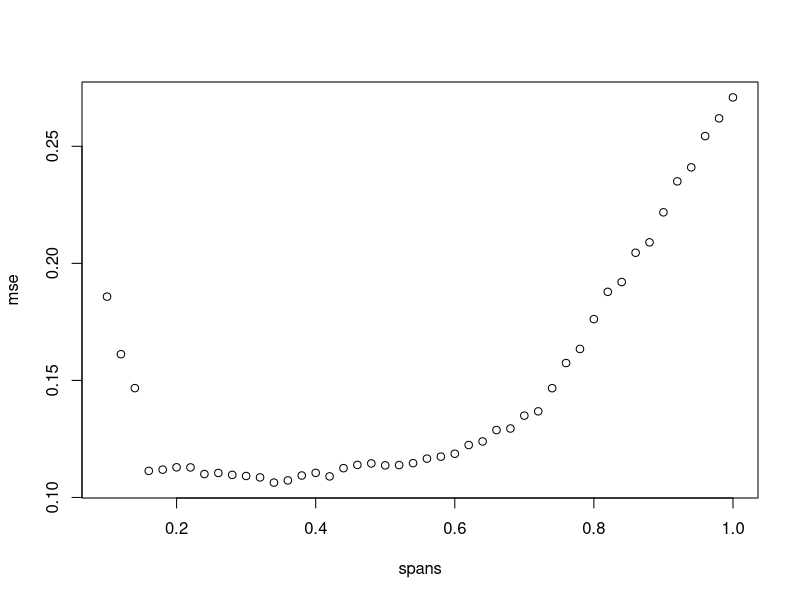

R code for this plot: (Note: this script raises an error after producing the figure.)
## ---- chunk 1
knitr::opts_chunk$set(error=TRUE,        # Keep compiling upon error
                      collapse=TRUE,     # collapse by default
                      echo=TRUE,         # echo code by default
                      comment = "#>",    # change comment character
                      fig.width = 10,     # set figure width
                      out.width = "100%", # set width of displayed images
                      warning=TRUE,      # show R warnings
                      message=FALSE)     # show R messages
## ---- chunk 2
set.seed(42)
usepackage = function(p) 
{
  if (!is.element(p, installed.packages()[,1]))
    install.packages(p, dep = TRUE)
  require(p, character.only = TRUE)
}
usepackage("locfit")
usepackage("caret")
## ---- chunk 3
set.seed(1337)
data(ethanol)

loessMod10 <- loess(NOx ~ E, data=ethanol, span=0.1) # 10% smoothing span
loessMod30 <- loess(NOx ~ E, data=ethanol, span=0.3) # 25% smoothing span
loessMod50 <- loess(NOx ~ E, data=ethanol, span=0.5)

spans = seq(0.1, 1, 0.02)

#Randomly shuffle the data
data <- ethanol[sample(nrow(ethanol)),]
#Create 10 equally size folds
folds <- cut(seq(1,nrow(data)),breaks=5,labels=FALSE)
#Perform 10 fold cross validation
test <- matrix(NA, ncol=2, nrow = length(spans))
mse1 <- c()
for (span in spans){
  mse <- c()
  for(j in 1:5){
    #Segement your data by fold using the which() function 
    testIndexes <- which(folds==j,arr.ind=TRUE)
    testData <- data[testIndexes, ]
    trainData <- data[-testIndexes, ]
    #Use the test and train data partitions however you desire...
    
    fit <- loess(NOx ~ E, data=trainData, span=span, control = loess.control(surface="direct"))
    
    y.pred <- predict(fit, newdata = testData$E)
    y.true = testData$NOx
    
    mse <- append(mse, mean((y.pred-y.true)^2))

  }
  mse1 <- append(mse1, mean(mse))
}

test <- NULL
test$spans <- spans
test$mse <- mse1
test <- as.data.frame(test)

plot(test)

opt_spans <- test$spans[test$mse == min(test[,"mse"])]
opt_spans
loessMod_opt <- loess(NOx ~ E, data=ethanol, span=opt_spans)
## ---- chunk 4
tricube_10 <- locfit(NOx~lp(E,nn=0.1), data=ethanol)
tricube_30 <- locfit(NOx~lp(E,nn=0.3), data=ethanol)
tricube_50 <- locfit(NOx~lp(E,nn=0.5), data=ethanol)
tricube_opt <- locfit(NOx~lp(E,nn=opt_spans), data=ethanol)

plot(ethanol$NOx, x=ethanol$E, main="Local Regression: Different Smoothing Params", xlab="E", ylab="NOx")
lines(tricube_10, col="red")
lines(tricube_30, col="black")
lines(tricube_50, col="blue")
lines(tricube_opt, col="green", lw=2)
## ---- chunk 5
lin <- locfit(NOx ~ E, data=ethanol, alpha = 0.2, deg=1)
quad <- locfit(NOx ~ E, data=ethanol, alpha = 0.2, deg=2)

plot(ethanol$NOx, x=ethanol$E, main="Linear vs Quadratic Local Regression", xlab="E", ylab="NOx")
lines(lin, col="red")
lines(quad, col="green")

lin_pred <- cbind(predict(lin, newdata = c(0.65)), predict(lin, newdata = c(9)))
quad_pred <- cbind(predict(quad, newdata = c(0.65)), predict(quad, newdata = c(9)))

preds <- as.data.frame(rbind(lin_pred, quad_pred), row.names = c("lin","quad"))
colnames(preds) <- c("0.65", "9")
preds
## ---- chunk 6
set.seed(1337)

mse1 <- c()
for (span in spans){
  mse <- c()
  for(j in 1:5){
    #Segement your data by fold using the which() function 
    testIndexes <- which(folds==j,arr.ind=TRUE)
    testData <- data[testIndexes, ]
    trainData <- data[-testIndexes, ]
    #Use the test and train data partitions however you desire...
    
    fit <- locfit(NOx ~ E, data=trainData, alpha = span, deg=1)
    
    y.pred <- predict(fit, newdata = testData$E)
    y.true = testData$NOx
    
    mse <- append(mse, mean((y.pred-y.true)^2))

  }
  mse1 <- append(mse1, mean(mse))
}

lin_cv <- NULL
lin_cv$spans <- spans
lin_cv$mse <- mse1
lin_cv <- as.data.frame(lin_cv)

plot(lin_cv)

opt_lin <- lin_cv$spans[lin_cv$mse == min(lin_cv[,"mse"])]
opt_lin

mse1 <- c()
for (span in spans){
  mse <- c()
  for(j in 1:5){
    #Segement your data by fold using the which() function 
    testIndexes <- which(folds==j,arr.ind=TRUE)
    testData <- data[testIndexes, ]
    trainData <- data[-testIndexes, ]
    #Use the test and train data partitions however you desire...
    
    fit <- locfit(NOx ~ E, data=trainData, alpha = span, deg=2)
    
    y.pred <- predict(fit, newdata = testData$E)
    y.true = testData$NOx
    
    mse <- append(mse, mean((y.pred-y.true)^2))

  }
  mse1 <- append(mse1, mean(mse))
}

quad_cv <- NULL
quad_cv$spans <- spans
quad_cv$mse <- mse1
quad_cv <- as.data.frame(quad_cv)

plot(quad_cv)

opt_quad <- quad_cv$spans[quad_cv$mse == min(quad_cv[,"mse"])]
opt_quad

lin_opt <- locfit(NOx ~ E, data=ethanol, alpha = opt_lin, deg=1)
quad_opt <- locfit(NOx ~ E, data=ethanol, alpha = opt_quad, deg=2)

plot(ethanol$NOx, x=ethanol$E, main="Linear vs Quadratic Local Regression (optimal alphas)", xlab="E", ylab="NOx")
lines(lin_opt, col="red")
lines(quad_opt, col="green")
## ---- chunk 7
sum(residuals(loessMod10)^2)
sum(residuals(loessMod30)^2)
sum(residuals(loessMod50)^2)
sum(residuals(loessMod_opt)^2)

sum(residuals(tricube_10)^2)
sum(residuals(tricube_30)^2)
sum(residuals(tricube_50)^2)
sum(residuals(tricube_opt)^2)

sum(residuals(lin_opt)^2)
sum(residuals(quad_opt)^2)
